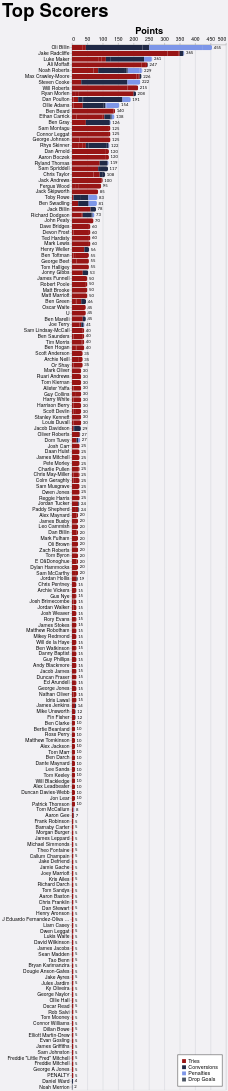

The specification (Vega-Lite) saved for this image:
### Vega-Lite specification from a JSON file in a GitHub repository (floating-point values rounded to 4 significant figures; data arrays with more than 128 entries replaced by an {"elided": "..."} marker saying what was removed)
{"config": {"axis": {"labelFont": "PT Sans Narrow, Helvetica Neue, Helvetica, Arial, sans-serif", "titleFont": "PT Sans Narrow, Helvetica Neue, Helvetica, Arial, sans-serif", "labelFontSize": 13, "titleFontSize": 24, "gridColor": "#202947", "gridOpacity": 0.2, "zindex": 1}, "text": {"font": "Lato, sans-serif"}, "bar": {"cornerRadiusEnd": 5}, "header": {"labelFont": "PT Sans Narrow, Helvetica Neue, Helvetica, Arial, sans-serif", "titleFont": "PT Sans Narrow, Helvetica Neue, Helvetica, Arial, sans-serif", "labelFontSize": 24, "titleFontSize": 28, "labelFontWeight": "bold", "orient": "left"}, "legend": {"labelFont": "PT Sans Narrow, Helvetica Neue, Helvetica, Arial, sans-serif", "titleFont": "PT Sans Narrow, Helvetica Neue, Helvetica, Arial, sans-serif", "labelFontSize": 14, "titleFontSize": 16, "titlePadding": 5, "fillColor": "white", "strokeColor": "black", "padding": 10, "titleFontWeight": "lighter", "titleFontStyle": "italic", "titleColor": "gray", "offset": 10}, "title": {"font": "PT Sans Narrow, Helvetica Neue, Helvetica, Arial, sans-serif", "fontSize": 48, "fontWeight": "bold", "anchor": "start", "align": "center", "titlePadding": 20, "subtitlePadding": 10, "subtitleFontSize": 13, "subtitleColor": "", "subtitleFontStyle": "italic", "offset": 15, "color": "black"}, "axisX": {"labelAngle": 0}, "facet": {"title": null, "header": null, "align": {"row": "each", "column": "each"}}, "resolve": {"scale": {"y": "independent", "facet": "independent"}}, "background": "#f2f1f4", "scale": {"offsetBandPaddingOuter": 0.2, "offsetBandPaddingInner": 0.1}}, "layer": [{"mark": {"type": "bar"}, "encoding": {"color": {"field": "component", "legend": {"orient": "bottom-right", "title": null}, "scale": {"domain": ["Tries", "Conversions", "Penalties", "Drop Goals"], "range": ["#981515", "#202946", "#7d96e8", "#4b5563"]}, "type": "nominal"}, "order": {"field": "component_order", "sort": "ascending", "type": "quantitative"}, "tooltip": [{"field": "player", "title": "Player", "type": "nominal"}, {"field": "game_type", "title": "Game Type", "type": "nominal"}, {"field": "component", "title": "Score Type", "type": "nominal"}, {"aggregate": "sum", "field": "value", "title": "Value", "type": "quantitative"}, {"aggregate": "max", "field": "player_total", "title": "Total", "type": "quantitative"}], "x": {"aggregate": "sum", "axis": {"orient": "top", "title": "Points"}, "field": "value", "type": "quantitative"}, "y": {"field": "player", "sort": {"field": "player_total", "op": "max", "order": "descending"}, "title": null, "type": "nominal"}}}, {"mark": {"type": "text", "align": "left", "baseline": "middle", "color": "black", "dx": 4, "fontSize": 11}, "encoding": {"text": {"field": "total_value", "format": ".0f", "type": "quantitative"}, "x": {"axis": {"orient": "top", "title": "Points"}, "field": "total_value", "type": "quantitative"}, "y": {"field": "player", "sort": {"field": "player_total", "op": "max", "order": "descending"}, "title": null, "type": "nominal"}}, "transform": [{"aggregate": [{"op": "sum", "field": "value", "as": "total_value"}, {"op": "max", "field": "player_total", "as": "player_total"}], "groupby": ["player"]}]}], "data": {"name": "data-cb16fcf142a9017733de4f95a8885655"}, "height": {"step": 15}, "params": [{"name": "seasonParam", "value": []}, {"name": "gameTypesParam", "value": []}, {"name": "gameTypeParam", "value": "All games"}, {"name": "squadParam", "value": "All"}, {"name": "scoreTypeParam", "value": "Total"}], "title": {"text": "Top Scorers"}, "transform": [{"filter": "length(seasonParam) === 0 || indexof(seasonParam, datum.season) >= 0"}, {"filter": "length(gameTypesParam) === 0 || indexof(gameTypesParam, datum.game_type) >= 0"}, {"filter": "squadParam === \"All\" || datum.squad === squadParam"}, {"filter": "scoreTypeParam === datum.score_type"}, {"joinaggregate": [{"op": "sum", "field": "value", "as": "player_total"}], "groupby": ["player"]}, {"filter": "datum.player_total > 0"}], "width": 400, "$schema": "https://vega.github.io/schema/vega-lite/v5.20.1.json", "datasets": {"data-cb16fcf142a9017733de4f95a8885655": {"elided": "1322 records"}}}
